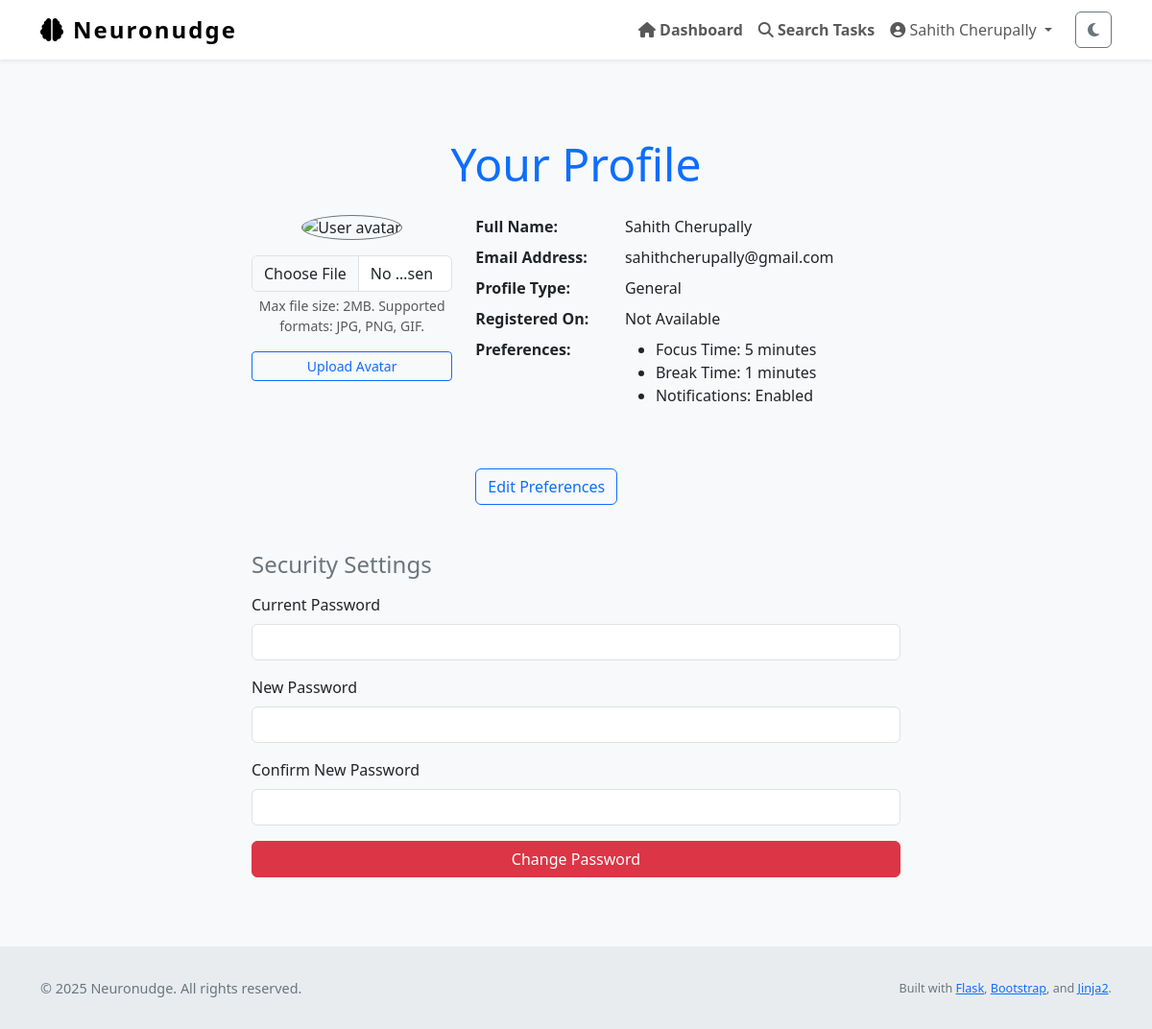
The app's page /profile (signed in), older data.
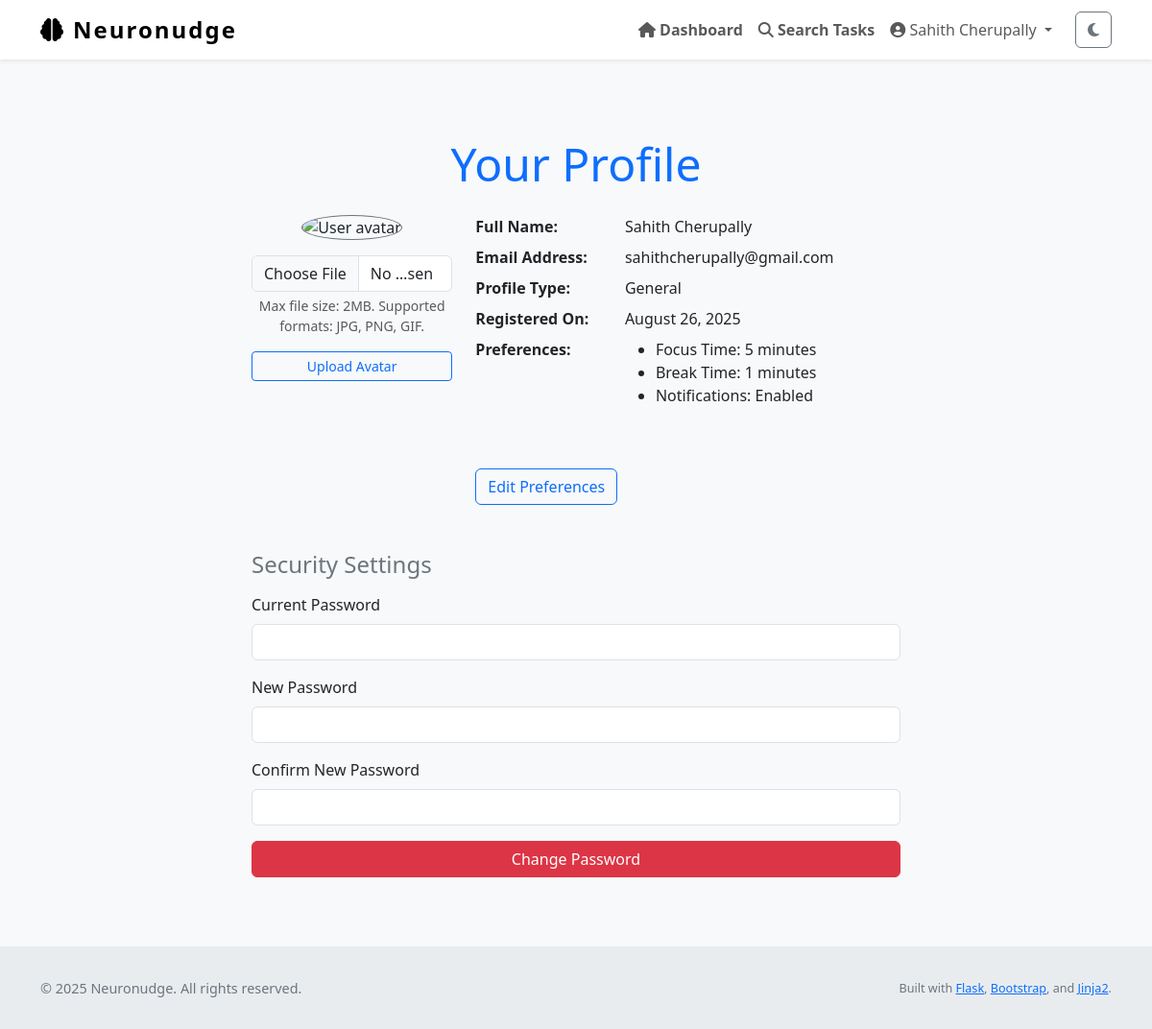
The same page, newer data.
### Neuronudge/models.py (models this page shows, shortened)
class User(UserMixin, db.Model):
    id = db.Column(db.Integer, primary_key=True)
    name = db.Column(db.String(150), nullable=True)                # full name
    username = db.Column(db.String(150), unique=True, nullable=False)
    email = db.Column(db.String(150), unique=True, nullable=False)
    password_hash = db.Column(db.String(256), nullable=False)
    profile_type = db.Column(db.String(50), nullable=False, default='General')
    created_at = db.Column(db.DateTime, default=datetime.utcnow)
    tasks = db.relationship('Task', backref='user', lazy=True)
    logs = db.relationship('ActivityLog', backref='user', lazy=True)
    preferences = db.relationship('OnboardingPreferences', back_populates='user', uselist=False)
    avatar_url = db.Column(db.String(300), default=None)
    registered_on = db.Column(db.DateTime, default=datetime.utcnow)
    dashboard_features = db.Column(JSON, nullable=False, default=[])
    feature_task_timer = db.Column(db.Boolean, default=False)
    feature_task_stats = db.Column(db.Boolean, default=True)
    feature_focus_mode = db.Column(db.Boolean, default=False)
    feature_deadline_tracker = db.Column(db.Boolean, default=False)
    feature_priority_sort = db.Column(db.Boolean, default=False)
    feature_task_export = db.Column(db.Boolean, default=False)
    feature_progress_graphs = db.Column(db.Boolean, default=False)
    def get_avatar(self):
        return self.avatar_url or url_for('static', filename='img/default-avatar.png')

### Neuronudge/views.py (the view, shortened to what this page needs)
@main.route('/profile', methods=['GET', 'POST'])
@login_required
def profile():
    form = ProfileUpdateForm(obj=current_user)
    change_password_form = ChangePasswordForm()
    return render_template('profile.html', form=form, change_password_form=change_password_form)

### Neuronudge/forms.py
class ProfileUpdateForm(FlaskForm):
    username = StringField('Username', validators=[Optional(), Length(min=4, max=20)])
    email = StringField('Email', validators=[InputRequired(), Email()])
    profile_type = SelectField('Profile Type', choices=[('ADHD', 'ADHD'), ('Dyslexia', 'Dyslexia'), ('General', 'General')])
    submit = SubmitField('Update Profile')

class ChangePasswordForm(FlaskForm):
    current_password = PasswordField("Current Password", validators=[DataRequired()])
    new_password = PasswordField("New Password", validators=[DataRequired()])
    confirm_new_password = PasswordField(
        "Confirm New Password",
        validators=[DataRequired(), EqualTo("new_password", message="Passwords must match")],
    )
    submit = SubmitField("Change Password")

### Neuronudge/templates/profile.html (shortened to what the changed rows need)
{% extends "layout.html" %}
{% block content %}
<section aria-labelledby="profileHeading" class="my-5">
    <div class="container" style="max-width: 700px;">
        <h1 id="profileHeading" class="mb-4 display-5 text-primary text-center">Your Profile</h1>
        <div class="row">
            <div class="col-md-8">
                <dl class="row">
                    <dt class="col-sm-4">Full Name:</dt>
                    <dd class="col-sm-8">{{ current_user.name or "Not set" }}</dd>
                    <dt class="col-sm-4">Email Address:</dt>
                    <dd class="col-sm-8">{{ current_user.email }}</dd>
                    <dt class="col-sm-4">Profile Type:</dt>
                    <dd class="col-sm-8">{{ current_user.profile_type }}</dd>
                    <dt class="col-sm-4">Registered On:</dt>
                    <dd class="col-sm-8">
                        {% if current_user.registered_on %}
                            {{ current_user.registered_on.strftime('%B %d, %Y') }}
                        {% else %}
                            Not Available
                        {% endif %}
                    </dd>
                    <dt class="col-sm-4">Preferences:</dt>
                    <dd class="col-sm-8">
                        <ul>
                        </ul>
                    </dd>
                </dl>
            </div>
        </div>
        <section aria-labelledby="securityHeading" class="mt-5">
            <h2 id="securityHeading" class="h4 text-secondary mb-3">Security Settings</h2>
        </section>
    </div>
</section>
{% endblock %}

### Neuronudge/templates/layout.html (shortened to what this page needs)
<!DOCTYPE html>
<html lang="en" class="h-100" data-theme="light">
<head>
    <link href="https://cdn.jsdelivr.net/npm/bootstrap@5.3.0/dist/css/bootstrap.min.css" rel="stylesheet" />
    <link href="https://cdnjs.cloudflare.com/ajax/libs/font-awesome/6.4.0/css/all.min.css" rel="stylesheet" />
    <link rel="stylesheet" href="{{ url_for('static', filename='style.css') }}" />
</head>
<body class="d-flex flex-column h-100" role="document" aria-live="polite" aria-busy="false" aria-label="Neuronudge main document">
<nav class="navbar navbar-expand-lg navbar-light fixed-top bg-white shadow-sm" role="navigation" aria-label="Main navigation">
    <div class="container">
        <a class="navbar-brand d-flex align-items-center" href="{{ url_for('main.home') }}" aria-label="Neuronudge homepage">
            <i class="fa-solid fa-brain me-2" aria-hidden="true"></i> Neuronudge
        </a>
        <div class="collapse navbar-collapse" id="navbarNav">
            <ul class="navbar-nav ms-auto align-items-center" role="menubar">
                {% if current_user.is_authenticated %}
                    <li class="nav-item" role="none">
                        <a class="nav-link fw-semibold" href="{{ url_for('main.dashboard') }}" role="menuitem">
                            <i class="fa-solid fa-house"></i> Dashboard
                        </a>
                    </li>
                    <li class="nav-item" role="none">
                        <a class="nav-link fw-semibold" href="{{ url_for('main.task_search') }}" role="menuitem">
                            <i class="fa-solid fa-magnifying-glass"></i> Search Tasks
                        </a>
                    </li>
                    <li class="nav-item dropdown" role="none">
                        <a class="nav-link dropdown-toggle" href="#" id="profileDropdown" role="button"
                           data-bs-toggle="dropdown" aria-expanded="false" aria-haspopup="true" aria-controls="profileDropdownMenu">
                            <i class="fa-solid fa-user-circle"></i> {{ current_user.name or current_user.email }}
                        </a>
                    </li>
                    <li class="nav-item" role="none">
                        <button id="darkModeToggle" class="btn btn-outline-secondary ms-3" aria-pressed="false" aria-label="Toggle dark mode">
                            <i class="fa-solid fa-moon"></i>
                        </button>
                    </li>
                {% endif %}
            </ul>
        </div>
    </div>
</nav>
<div class="flash-message container position-fixed top-0 end-0 p-3" role="region" aria-live="assertive" aria-atomic="true">
</div>
<main role="main" class="container flex-grow-1 my-4" tabindex="-1">
    {% block content %}{% endblock %}
</main>
<footer class="footer mt-auto" role="contentinfo">
    <div class="container d-flex flex-column flex-md-row justify-content-between align-items-center">
        <p class="mb-2 mb-md-0">&copy; {{ current_year if current_year else "2025" }} Neuronudge. All rights reserved.</p>
        <p class="mb-0">
            <small>
                Built with
                <a href="https://flask.palletsprojects.com/" target="_blank" rel="noopener noreferrer">Flask</a>,
                <a href="https://getbootstrap.com/" target="_blank" rel="noopener noreferrer">Bootstrap</a>,
                and
                <a href="https://jinja.palletsprojects.com/" target="_blank" rel="noopener noreferrer">Jinja2</a>.
            </small>
        </p>
    </div>
</footer>
</body>
</html>

Row changes from the older to the newer data that the page shows:
changed User "Sahith Cherupally": registered_on (not shown) → "August 26, 2025"
Text that changed along with them:
text no longer shown: "Not Available"
